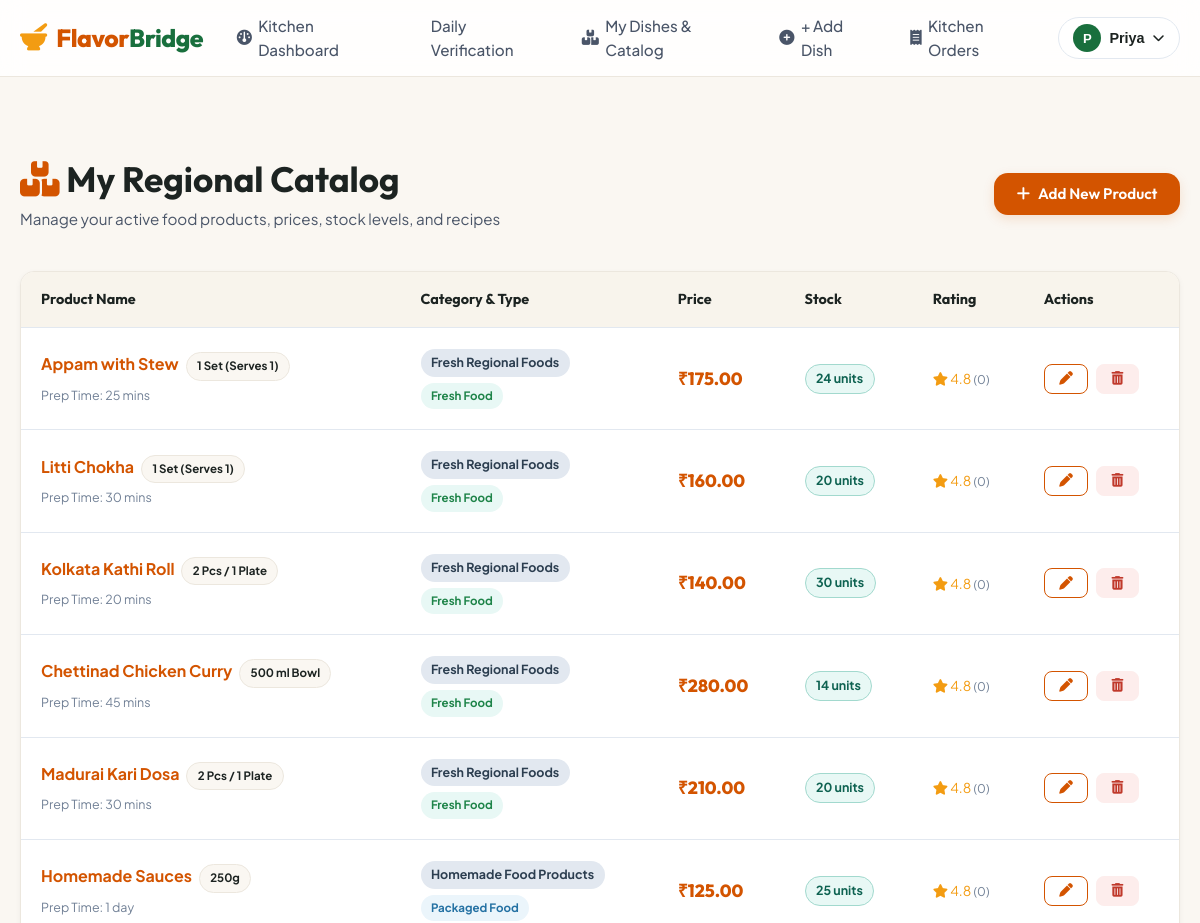
Page /my-products (signed in, upper part) on the earlier database version.
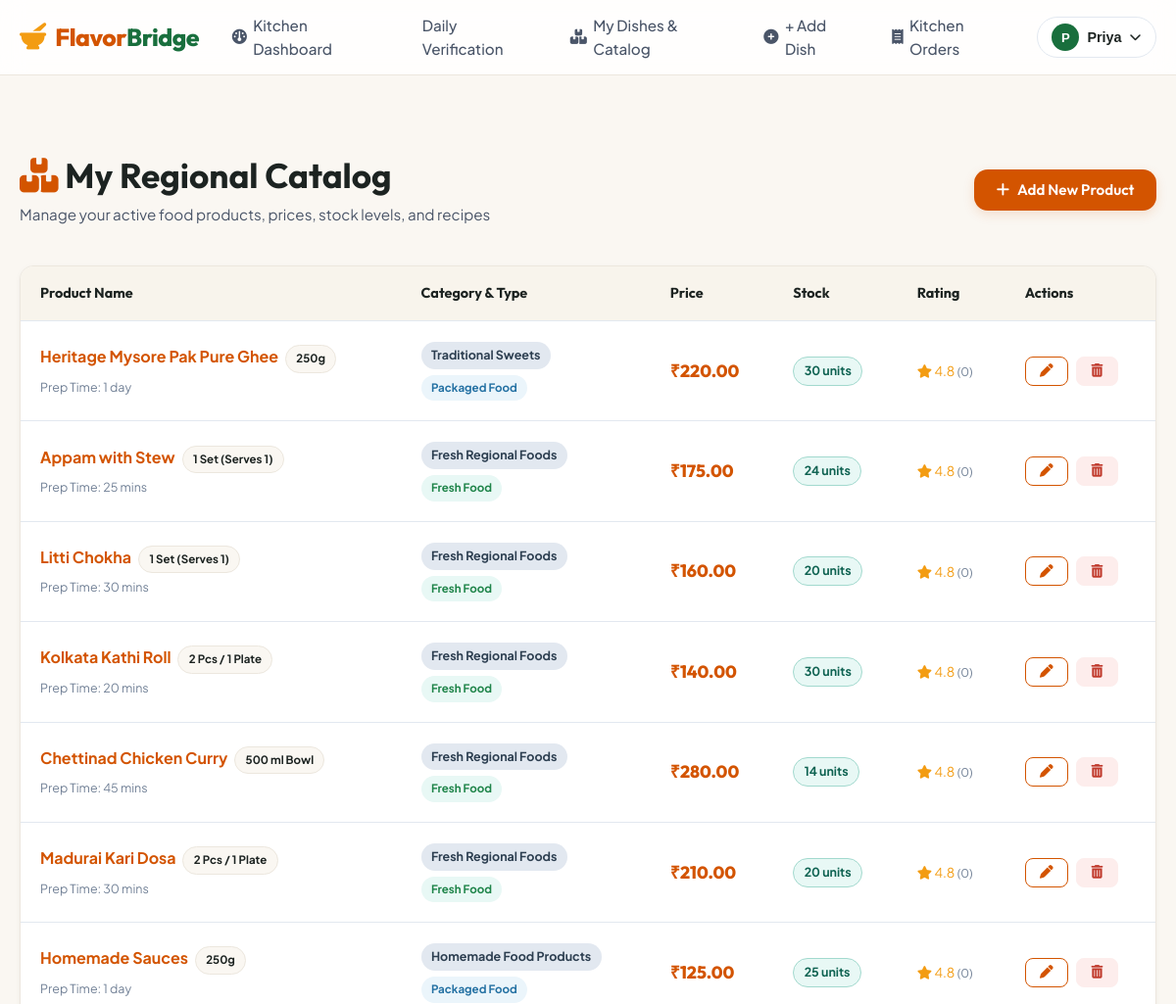
Same page on the later database version.
### backend/models.py (models this page shows, shortened)
class Product(db.Model):
    __tablename__ = 'products'
    id = db.Column(db.Integer, primary_key=True)
    food_maker_id = db.Column(db.Integer, db.ForeignKey('food_makers.id', ondelete='CASCADE'), nullable=False)
    name = db.Column(db.String(150), nullable=False, index=True)
    category = db.Column(db.String(100), nullable=False, index=True)
    description = db.Column(db.Text, nullable=True)
    ingredients = db.Column(db.Text, nullable=True)
    price = db.Column(db.Float, nullable=False)
    city = db.Column(db.String(100), nullable=False, index=True)
    region = db.Column(db.String(100), nullable=True)
    image = db.Column(db.String(255), nullable=True)
    stock = db.Column(db.Integer, default=10)
    product_type = db.Column(db.String(50), nullable=False, default='Packaged Food')  # 'Packaged Food' or 'Fresh Food'
    preparation_time = db.Column(db.String(50), nullable=True, default='1-2 days')
    net_quantity = db.Column(db.String(50), nullable=True, default='250g')  # e.g., '500g', '150g', '250g', '1 kg', '1 Plate'
    created_at = db.Column(db.DateTime, default=datetime.utcnow)
    cart_items = db.relationship('CartItem', backref='product', lazy=True, cascade='all, delete-orphan')
    order_items = db.relationship('OrderItem', backref='product', lazy=True)
    reviews = db.relationship('Review', backref='product', lazy=True, cascade='all, delete-orphan')
    interactions = db.relationship('Interaction', backref='product', lazy=True, cascade='all, delete-orphan')
    @property
    def average_rating(self):
        if not self.reviews:
            return 4.8  # Default positive score for new listings
        return round(sum(r.rating for r in self.reviews) / len(self.reviews), 1)
    @property
    def rating_count(self):
        return len(self.reviews)

### backend/routes/product_routes.py (the view)
@product_bp.route('/my-products')
@login_required
@role_required('food_maker')
def my_products():
    user_id = session.get('user_id')
    maker = FoodMaker.query.filter_by(user_id=user_id).first_or_404()
    products = Product.query.filter_by(food_maker_id=maker.id).order_by(Product.created_at.desc()).all()
    return render_template('my_products.html', maker=maker, products=products)

### backend/utils/security.py (called while the page is built)
def login_required(f):
    @wraps(f)
    def decorated_function(*args, **kwargs):
        if 'user_id' not in session:
            flash('Please log in to access this page.', 'warning')
            return redirect(url_for('auth.login', next=request.path))
        return f(*args, **kwargs)
    return decorated_function

def role_required(required_role):
    def decorator(f):
        @wraps(f)
        def decorated_function(*args, **kwargs):
            if 'user_id' not in session:
                flash('Please log in to access this page.', 'warning')
                return redirect(url_for('auth.login', role=required_role, next=request.path))
            user_role = session.get('user_role')
            if user_role != required_role:
                flash(f'Access restricted. This section is for {required_role.replace("_", " ")}s only.', 'danger')
                if user_role == 'food_maker':
                    return redirect(url_for('food_maker.dashboard'))
                return redirect(url_for('auth.customer_dashboard'))
            return f(*args, **kwargs)
        return decorated_function
    return decorator

### frontend/templates/my_products.html (shortened to what this page needs)
{% extends "base.html" %}
{% block content %}
<div class="container" style="padding: 3rem 1.25rem;">
  <div style="display: flex; justify-content: space-between; align-items: center; margin-bottom: 2.5rem; flex-wrap: wrap; gap: 1rem;">
    <div>
      <h1 style="font-size: 2.2rem; margin-bottom: 0.35rem;"><i class="fa-solid fa-boxes-stacked" style="color: var(--primary);"></i> My Regional Catalog</h1>
      <p style="color: var(--gray-dark); font-size: 0.95rem;">Manage your active food products, prices, stock levels, and recipes</p>
    </div>
    <a href="{{ url_for('product.add_product') }}" class="btn btn-primary">
      <i class="fa-solid fa-plus"></i> Add New Product
    </a>
  </div>
  {% if products %}
    <div class="cart-table-wrapper">
      <table class="table">
        <thead>
          <tr>
            <th>Product Name</th>
            <th>Category & Type</th>
            <th>Price</th>
            <th>Stock</th>
            <th>Rating</th>
            <th>Actions</th>
          </tr>
        </thead>
        <tbody>
          {% for p in products %}
            <tr>
              <td>
                <strong style="font-size: 1rem; color: var(--dark); display: block;">
                  <a href="{{ url_for('product.product_detail', product_id=p.id) }}">{{ p.name }}</a>
                  {% if p.net_quantity %}
                    <span class="badge" style="font-size: 0.72rem; background: #FAF7F2; color: #1C2321; border: 1px solid #ECE7DE; font-weight: 700; margin-left: 4px;">
                      {{ p.net_quantity }}
                    </span>
                  {% endif %}
                </strong>
                <span style="font-size: 0.78rem; color: var(--gray-medium);">
                  Prep Time: {{ p.preparation_time or '1 day' }}
                </span>
              </td>
              <td>
                <span class="badge badge-category" style="margin-bottom: 4px; display: inline-block;">{{ p.category }}</span>
                <div>
                  <span class="badge {{ 'badge-fresh' if p.product_type == 'Fresh Food' else 'badge-packaged' }}" style="font-size: 0.72rem;">
                    {{ p.product_type }}
                  </span>
                </div>
              </td>
              <td style="font-weight: 800; font-family: var(--font-heading); color: var(--primary); font-size: 1.1rem;">
                ₹{{ "%.2f"|format(p.price) }}
              </td>
              <td>
                <span class="badge {{ 'badge-verified' if p.stock > 5 else ('badge-pending' if p.stock > 0 else 'badge-danger') }}">
                  {{ p.stock }} units
                </span>
              </td>
              <td>
                <div class="stars" style="font-size: 0.85rem;">
                  <i class="fa-solid fa-star"></i> {{ p.average_rating }}
                  <span style="color: var(--gray-medium); font-size: 0.75rem;">({{ p.rating_count }})</span>
                </div>
              </td>
              <td>
                <div style="display: flex; gap: 0.5rem;">
                  <a href="{{ url_for('product.edit_product', product_id=p.id) }}" class="btn btn-outline btn-sm" title="Edit Product">
                    <i class="fa-solid fa-pen"></i>
                  </a>
                  <form method="POST" action="{{ url_for('product.delete_product', product_id=p.id) }}" onsubmit="return confirm('Are you sure you want to remove this product from your catalog?');">
                    <button type="submit" class="btn btn-outline btn-sm" style="color: var(--danger); border-color: #FDEDEC; background: #FDEDEC;" title="Delete Product">
                      <i class="fa-solid fa-trash-can"></i>
                    </button>
                  </form>
                </div>
              </td>
            </tr>
          {% endfor %}
        </tbody>
      </table>
    </div>
  {% endif %}
</div>
{% endblock %}

Differences in the rows shown:
added Product: name "Heritage Mysore Pak Pure Ghee", net_quantity "250g", preparation_time "1 day", category "Traditional Sweets", product_type "Packaged Food", price "220.00", stock "30", average_rating "4.8", rating_count "0"
